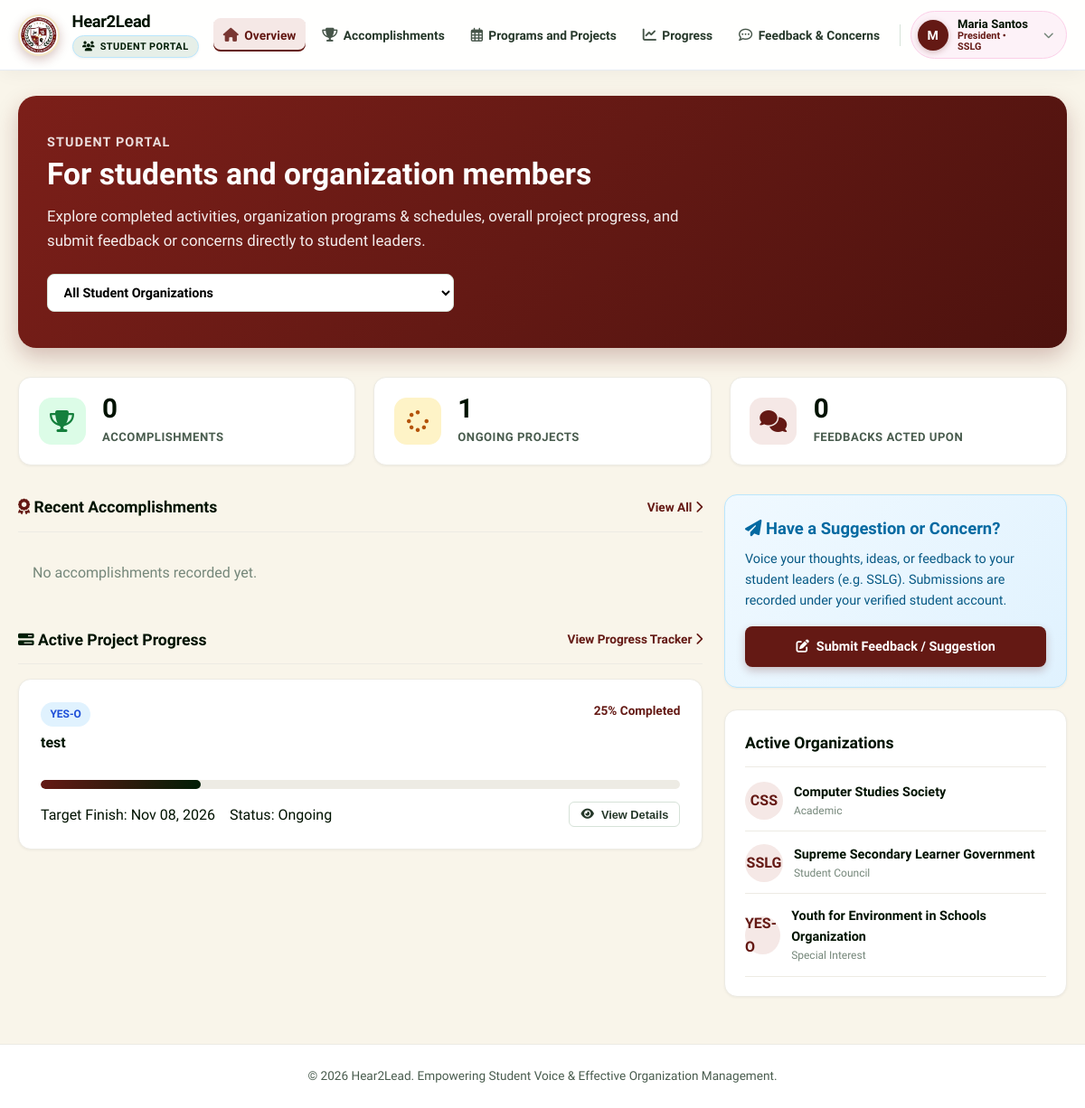
/student/index.php (signed in), run on the app's committed database.
### tables this page shows
CREATE TABLE IF NOT EXISTS `projects` (
  `id` INT AUTO_INCREMENT PRIMARY KEY,
  `org_id` INT NOT NULL,
  `title` VARCHAR(200) NOT NULL,
  `description` TEXT NOT NULL,
  `status` ENUM('Planning', 'Ongoing', 'Accomplished', 'On Hold') DEFAULT 'Planning',
  `progress_percent` INT DEFAULT 0,
  `start_date` DATE DEFAULT NULL,
  `target_date` DATE DEFAULT NULL,
  `created_at` TIMESTAMP DEFAULT CURRENT_TIMESTAMP,
  FOREIGN KEY (`org_id`) REFERENCES `organizations`(`id`) ON DELETE CASCADE
);

CREATE TABLE IF NOT EXISTS `organizations` (
  `id` INT AUTO_INCREMENT PRIMARY KEY,
  `name` VARCHAR(150) NOT NULL,
  `acronym` VARCHAR(20) NOT NULL,
  `logo` VARCHAR(255) DEFAULT NULL,
  `description` TEXT,
  `category` VARCHAR(50) DEFAULT 'Student Council',
  `created_at` TIMESTAMP DEFAULT CURRENT_TIMESTAMP
);

### student/index.php (the view, shortened to what this page needs)
<?php
require_once __DIR__ . '/../config/db.php';
include_once __DIR__ . '/../includes/header.php';
$orgs = $pdo->query("SELECT * FROM organizations ORDER BY name ASC")->fetchAll();
$selected_org_id = isset($_GET['org_id']) ? intval($_GET['org_id']) : 0;
$where_clause = $selected_org_id > 0 ? "WHERE org_id = $selected_org_id" : "";
$total_accomplishments = $pdo->query("SELECT COUNT(*) FROM accomplishments $where_clause")->fetchColumn();
$ongoing_projects = $pdo->query("SELECT COUNT(*) FROM projects " . ($selected_org_id > 0 ? "WHERE org_id = $selected_org_id AND status = 'Ongoing'" : "WHERE status = 'Ongoing'"))->fetchColumn();
$resolved_feedbacks = $pdo->query("SELECT COUNT(*) FROM feedbacks " . ($selected_org_id > 0 ? "WHERE org_id = $selected_org_id AND status = 'Resolved'" : "WHERE status = 'Resolved'"))->fetchColumn();
$accomplishments = $pdo->query("SELECT a.*, o.name as org_name, o.acronym FROM accomplishments a JOIN organizations o ON a.org_id = o.id " . ($selected_org_id > 0 ? "WHERE a.org_id = $selected_org_id" : "") . " ORDER BY a.date_accomplished DESC LIMIT 3")->fetchAll();
$projects = $pdo->query("SELECT p.*, o.name as org_name, o.acronym FROM projects p JOIN organizations o ON p.org_id = o.id " . ($selected_org_id > 0 ? "WHERE p.org_id = $selected_org_id AND p.status = 'Ongoing'" : "WHERE p.status = 'Ongoing'") . " ORDER BY p.target_date ASC LIMIT 4")->fetchAll();
?>
<div class="hero-card">
  <div style="font-size: 0.9rem; text-transform: uppercase; font-weight: 800; letter-spacing: 0.08em; color: rgba(255,255,255,0.85); margin-bottom: 0.25rem;">Student Portal</div>
  <h1 class="hero-title" style="margin-top: 0; font-size: 2.1rem;">For students and organization members</h1>
  <p class="hero-desc">Explore completed activities, organization programs & schedules, overall project progress, and submit feedback or concerns directly to student leaders.</p>
  <form method="GET" action="index.php" style="display: flex; gap: 0.75rem; align-items: center; max-width: 450px;">
    <select name="org_id" class="form-control" onchange="this.form.submit()" style="background: white; font-weight: 600;">
      <option value="0">All Student Organizations</option>
    </select>
  </form>
</div>
<div class="stats-grid">
  <div class="stat-card accomplished">
    <div class="stat-icon"><i class="fa-solid fa-trophy"></i></div>
    <div>
      <div class="stat-number"><?= $total_accomplishments ?></div>
      <div class="stat-label">Accomplishments</div>
    </div>
  </div>
  <div class="stat-card todo">
    <div class="stat-icon"><i class="fa-solid fa-spinner"></i></div>
    <div>
      <div class="stat-number"><?= $ongoing_projects ?></div>
      <div class="stat-label">Ongoing Projects</div>
    </div>
  </div>
  <div class="stat-card total">
    <div class="stat-icon"><i class="fa-solid fa-comments"></i></div>
    <div>
      <div class="stat-number"><?= $resolved_feedbacks ?></div>
      <div class="stat-label">Feedbacks Acted Upon</div>
    </div>
  </div>
</div>
<div class="layout-split">
  <div>
    <div class="panel-header">
      <span><i class="fa-solid fa-award" style="color: var(--primary);"></i> Recent Accomplishments</span>
      <a href="accomplishments.php" style="font-size: 0.85rem;">View All <i class="fa-solid fa-chevron-right"></i></a>
    </div>
    <div class="card-grid" style="grid-template-columns: 1fr;">
      <?php if (empty($accomplishments)): ?>
        <p style="color: var(--gray-500); padding: 1rem;">No accomplishments recorded yet.</p>
      <?php endif; ?>
    </div>
    <div class="panel-header" style="margin-top: 2rem;">
      <span><i class="fa-solid fa-bars-progress" style="color: var(--secondary);"></i> Active Project Progress</span>
      <a href="progress.php" style="font-size: 0.85rem;">View Progress Tracker <i class="fa-solid fa-chevron-right"></i></a>
    </div>
    <div style="display: flex; flex-direction: column; gap: 1rem;">
      <?php if (empty($projects)): ?>
        <p style="color: var(--gray-500); padding: 1rem;">No active projects currently listed.</p>
      <?php else: ?>
        <?php foreach ($projects as $proj): ?>
          <div class="card">
            <div class="card-header">
              <div>
                <span class="badge badge-in-progress"><?= htmlspecialchars($proj['acronym']) ?></span>
                <h4 style="margin-top: 0.3rem; color: var(--dark);"><?= htmlspecialchars($proj['title']) ?></h4>
              </div>
              <span style="font-size: 0.85rem; font-weight: 700; color: var(--primary);"><?= $proj['progress_percent'] ?>% Completed</span>
            </div>
            <div class="progress-container">
              <div class="progress-bar" style="width: <?= $proj['progress_percent'] ?>%;"></div>
            </div>
            <div class="progress-info" style="margin-top: 0.5rem; display: flex; justify-content: space-between; align-items: center; flex-wrap: wrap; gap: 0.5rem;">
              <div>
                <span>Target Finish: <?= $proj['target_date'] ? date('M d, Y', strtotime($proj['target_date'])) : 'TBA' ?></span>
                <span style="margin-left: 0.75rem;">Status: <?= htmlspecialchars($proj['status']) ?></span>
              </div>
              <button type="button" class="btn btn-secondary btn-sm" onclick="openOverviewProjModal(<?= intval($proj['id']) ?>)">
                <i class="fa-solid fa-eye"></i> View Details
              </button>
            </div>
          </div>
        <?php endforeach; ?>
      <?php endif; ?>
    </div>
  </div>
  <div>
    <div class="panel" style="background: linear-gradient(135deg, #f0f9ff, #e0f2fe); border-color: #bae6fd;">
      <h3 style="font-size: 1.15rem; color: #0369a1; margin-bottom: 0.5rem;"><i class="fa-solid fa-paper-plane"></i> Have a Suggestion or Concern?</h3>
      <p style="font-size: 0.9rem; color: #075985; margin-bottom: 1rem;">Voice your thoughts, ideas, or feedback to your student leaders (e.g. SSLG). Submissions are recorded under your verified student account.</p>
      <a href="feedback.php" class="btn btn-primary" style="width: 100%;"><i class="fa-solid fa-pen-to-square"></i> Submit Feedback / Suggestion</a>
    </div>
    <div class="panel">
      <div class="panel-header">Active Organizations</div>
      <div style="display: flex; flex-direction: column; gap: 0.85rem;">
        <?php foreach ($orgs as $o):
          $logo_path = !empty($o['logo']) && file_exists(__DIR__ . '/../assets/uploads/logos/' . $o['logo']) ? '../assets/uploads/logos/' . $o['logo'] : null;
        ?>
          <div style="display: flex; align-items: center; gap: 0.75rem; padding-bottom: 0.75rem; border-bottom: 1px solid var(--gray-200);">
            <?php if ($logo_path): ?>
              <img src="<?= $logo_path ?>" alt="<?= htmlspecialchars($o['acronym']) ?>" style="width: 42px; height: 42px; object-fit: cover; border-radius: 50%; border: 1px solid var(--gray-300);">
            <?php else: ?>
              <div style="width: 42px; height: 42px; background: var(--primary-light); color: var(--primary); border-radius: 50%; display: flex; align-items: center; justify-content: center; font-weight: 700;">
                <?= htmlspecialchars($o['acronym']) ?>
              </div>
            <?php endif; ?>
            <div>
              <div style="font-weight: 700; font-size: 0.9rem; color: var(--dark);"><?= htmlspecialchars($o['name']) ?></div>
              <div style="font-size: 0.75rem; color: var(--gray-500);"><?= htmlspecialchars($o['category']) ?></div>
            </div>
          </div>
        <?php endforeach; ?>
      </div>
    </div>
  </div>
</div>
<?php include_once __DIR__ . '/../includes/footer.php'; ?>

### data on the page
projects: org.acronym "YES-O", title "test", progress_percent "25", target_date "Nov 08, 2026", status "Ongoing"
organizations: acronym "CSS", name "Computer Studies Society", category "Academic"
organizations: acronym "SSLG", name "Supreme Secondary Learner Government", category "Student Council"
organizations: acronym "YES-O", name "Youth for Environment in Schools Organization", category "Special Interest"

### other printed values
substr($user_name, 0, 1) "M"
$user_name "Maria Santos"
$user_role "President"
$org_acronym "SSLG"
$total_accomplishments "0"
$ongoing_projects "1"
$resolved_feedbacks "0"
